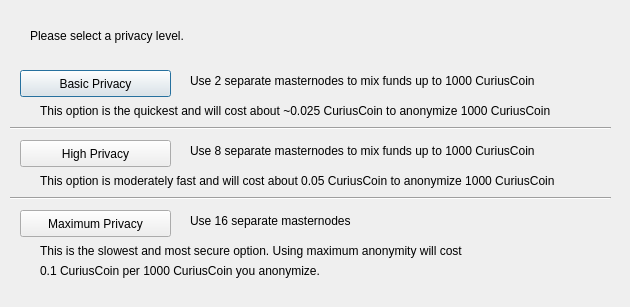
<?xml version="1.0" encoding="UTF-8"?>
<ui version="4.0">
 <class>DarksendConfig</class>
 <widget class="QDialog" name="DarksendConfig">
  <property name="geometry">
   <rect>
    <x>0</x>
    <y>0</y>
    <width>630</width>
    <height>307</height>
   </rect>
  </property>
  <property name="windowTitle">
   <string>Configure Darksend</string>
  </property>
  <widget class="QPushButton" name="buttonBasic">
   <property name="geometry">
    <rect>
     <x>20</x>
     <y>70</y>
     <width>151</width>
     <height>27</height>
    </rect>
   </property>
   <property name="text">
    <string>Basic Privacy</string>
   </property>
  </widget>
  <widget class="QPushButton" name="buttonHigh">
   <property name="geometry">
    <rect>
     <x>20</x>
     <y>140</y>
     <width>151</width>
     <height>27</height>
    </rect>
   </property>
   <property name="text">
    <string>High Privacy</string>
   </property>
  </widget>
  <widget class="QPushButton" name="buttonMax">
   <property name="geometry">
    <rect>
     <x>20</x>
     <y>210</y>
     <width>151</width>
     <height>27</height>
    </rect>
   </property>
   <property name="text">
    <string>Maximum Privacy</string>
   </property>
  </widget>
  <widget class="QLabel" name="label">
   <property name="geometry">
    <rect>
     <x>30</x>
     <y>20</y>
     <width>571</width>
     <height>31</height>
    </rect>
   </property>
   <property name="text">
    <string>Please select a privacy level.</string>
   </property>
  </widget>
  <widget class="QLabel" name="label_2">
   <property name="geometry">
    <rect>
     <x>190</x>
     <y>70</y>
     <width>421</width>
     <height>21</height>
    </rect>
   </property>
   <property name="text">
    <string>Use 2 separate masternodes to mix funds up to 1000 CuriusCoin</string>
   </property>
  </widget>
  <widget class="QLabel" name="label_3">
   <property name="geometry">
    <rect>
     <x>190</x>
     <y>140</y>
     <width>411</width>
     <height>21</height>
    </rect>
   </property>
   <property name="text">
    <string>Use 8 separate masternodes to mix funds up to 1000 CuriusCoin</string>
   </property>
  </widget>
  <widget class="QLabel" name="label_4">
   <property name="geometry">
    <rect>
     <x>190</x>
     <y>210</y>
     <width>421</width>
     <height>21</height>
    </rect>
   </property>
   <property name="text">
    <string>Use 16 separate masternodes</string>
   </property>
  </widget>
  <widget class="QLabel" name="label_6">
   <property name="geometry">
    <rect>
     <x>40</x>
     <y>100</y>
     <width>561</width>
     <height>21</height>
    </rect>
   </property>
   <property name="text">
    <string>This option is the quickest and will cost about ~0.025 CuriusCoin to anonymize 1000 CuriusCoin</string>
   </property>
  </widget>
  <widget class="QLabel" name="label_7">
   <property name="geometry">
    <rect>
     <x>40</x>
     <y>170</y>
     <width>561</width>
     <height>21</height>
    </rect>
   </property>
   <property name="text">
    <string>This option is moderately fast and will cost about 0.05 CuriusCoin to anonymize 1000 CuriusCoin</string>
   </property>
  </widget>
  <widget class="QLabel" name="label_8">
   <property name="geometry">
    <rect>
     <x>40</x>
     <y>240</y>
     <width>561</width>
     <height>21</height>
    </rect>
   </property>
   <property name="text">
    <string>This is the slowest and most secure option. Using maximum anonymity will cost</string>
   </property>
  </widget>
  <widget class="QLabel" name="label_9">
   <property name="geometry">
    <rect>
     <x>40</x>
     <y>260</y>
     <width>561</width>
     <height>21</height>
    </rect>
   </property>
   <property name="text">
    <string>0.1 CuriusCoin per 1000 CuriusCoin you anonymize.</string>
   </property>
  </widget>
  <widget class="Line" name="line">
   <property name="geometry">
    <rect>
     <x>10</x>
     <y>120</y>
     <width>601</width>
     <height>16</height>
    </rect>
   </property>
   <property name="orientation">
    <enum>Qt::Horizontal</enum>
   </property>
  </widget>
  <widget class="Line" name="line_2">
   <property name="geometry">
    <rect>
     <x>10</x>
     <y>190</y>
     <width>601</width>
     <height>16</height>
    </rect>
   </property>
   <property name="orientation">
    <enum>Qt::Horizontal</enum>
   </property>
  </widget>
 </widget>
 <resources/>
 <connections/>
</ui>
